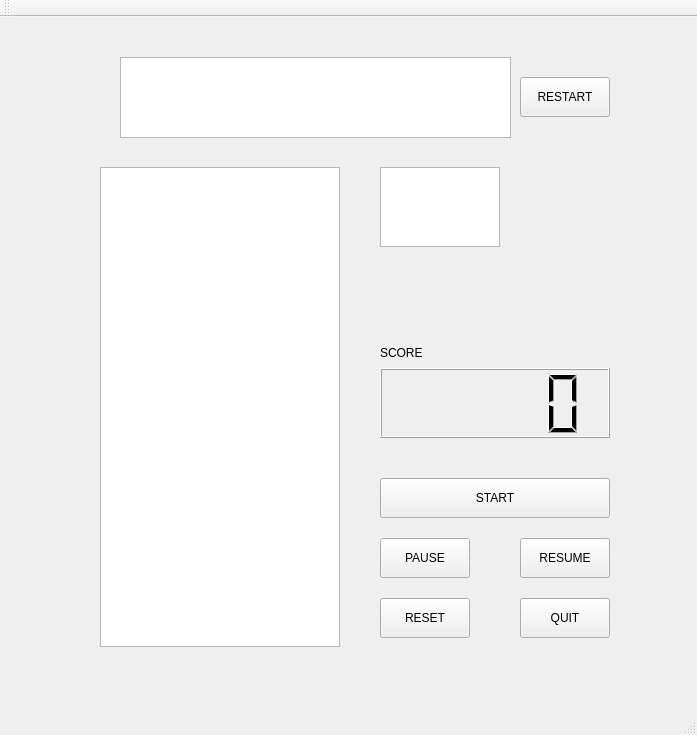
<?xml version="1.0" encoding="UTF-8"?>
<ui version="4.0">
 <class>MainWindow</class>
 <widget class="QMainWindow" name="MainWindow">
  <property name="geometry">
   <rect>
    <x>0</x>
    <y>0</y>
    <width>697</width>
    <height>735</height>
   </rect>
  </property>
  <property name="windowTitle">
   <string>MainWindow</string>
  </property>
  <widget class="QWidget" name="centralWidget">
   <widget class="QGraphicsView" name="graphicsView">
    <property name="geometry">
     <rect>
      <x>100</x>
      <y>150</y>
      <width>240</width>
      <height>480</height>
     </rect>
    </property>
   </widget>
   <widget class="QPushButton" name="startButton">
    <property name="geometry">
     <rect>
      <x>380</x>
      <y>461</y>
      <width>230</width>
      <height>40</height>
     </rect>
    </property>
    <property name="text">
     <string>START</string>
    </property>
   </widget>
   <widget class="QPushButton" name="quitButton">
    <property name="geometry">
     <rect>
      <x>520</x>
      <y>581</y>
      <width>90</width>
      <height>40</height>
     </rect>
    </property>
    <property name="text">
     <string>QUIT</string>
    </property>
   </widget>
   <widget class="QPushButton" name="pauseButton">
    <property name="geometry">
     <rect>
      <x>380</x>
      <y>521</y>
      <width>90</width>
      <height>40</height>
     </rect>
    </property>
    <property name="text">
     <string>PAUSE</string>
    </property>
   </widget>
   <widget class="QPushButton" name="resumeButton">
    <property name="geometry">
     <rect>
      <x>520</x>
      <y>521</y>
      <width>90</width>
      <height>40</height>
     </rect>
    </property>
    <property name="text">
     <string>RESUME</string>
    </property>
   </widget>
   <widget class="QLCDNumber" name="scorelcdNumber">
    <property name="geometry">
     <rect>
      <x>380</x>
      <y>351</y>
      <width>230</width>
      <height>70</height>
     </rect>
    </property>
   </widget>
   <widget class="QLabel" name="score">
    <property name="geometry">
     <rect>
      <x>380</x>
      <y>320</y>
      <width>81</width>
      <height>31</height>
     </rect>
    </property>
    <property name="text">
     <string>SCORE</string>
    </property>
   </widget>
   <widget class="QGraphicsView" name="nextTetGraphicsView">
    <property name="geometry">
     <rect>
      <x>380</x>
      <y>150</y>
      <width>120</width>
      <height>80</height>
     </rect>
    </property>
   </widget>
   <widget class="QTextBrowser" name="gameStatusTextBrowser">
    <property name="geometry">
     <rect>
      <x>120</x>
      <y>40</y>
      <width>391</width>
      <height>81</height>
     </rect>
    </property>
    <property name="font">
     <font>
      <pointsize>41</pointsize>
     </font>
    </property>
    <property name="html">
     <string>&lt;!DOCTYPE HTML PUBLIC &quot;-//W3C//DTD HTML 4.0//EN&quot; &quot;http://www.w3.org/TR/REC-html40/strict.dtd&quot;&gt;
&lt;html&gt;&lt;head&gt;&lt;meta name=&quot;qrichtext&quot; content=&quot;1&quot; /&gt;&lt;style type=&quot;text/css&quot;&gt;
p, li { white-space: pre-wrap; }
&lt;/style&gt;&lt;/head&gt;&lt;body style=&quot; font-family:'Cantarell'; font-size:41pt; font-weight:400; font-style:normal;&quot;&gt;
&lt;p style=&quot;-qt-paragraph-type:empty; margin-top:0px; margin-bottom:0px; margin-left:0px; margin-right:0px; -qt-block-indent:0; text-indent:0px;&quot;&gt;&lt;br /&gt;&lt;/p&gt;&lt;/body&gt;&lt;/html&gt;</string>
    </property>
   </widget>
   <widget class="QPushButton" name="restartButton">
    <property name="geometry">
     <rect>
      <x>520</x>
      <y>60</y>
      <width>90</width>
      <height>40</height>
     </rect>
    </property>
    <property name="text">
     <string>RESTART</string>
    </property>
   </widget>
   <widget class="QPushButton" name="resetButton">
    <property name="geometry">
     <rect>
      <x>380</x>
      <y>581</y>
      <width>90</width>
      <height>40</height>
     </rect>
    </property>
    <property name="text">
     <string>RESET</string>
    </property>
   </widget>
  </widget>
  <widget class="QMenuBar" name="menuBar">
   <property name="geometry">
    <rect>
     <x>0</x>
     <y>0</y>
     <width>697</width>
     <height>25</height>
    </rect>
   </property>
  </widget>
  <widget class="QToolBar" name="mainToolBar">
   <attribute name="toolBarArea">
    <enum>TopToolBarArea</enum>
   </attribute>
   <attribute name="toolBarBreak">
    <bool>false</bool>
   </attribute>
  </widget>
  <widget class="QStatusBar" name="statusBar"/>
 </widget>
 <layoutdefault spacing="6" margin="11"/>
 <resources/>
 <connections/>
</ui>
